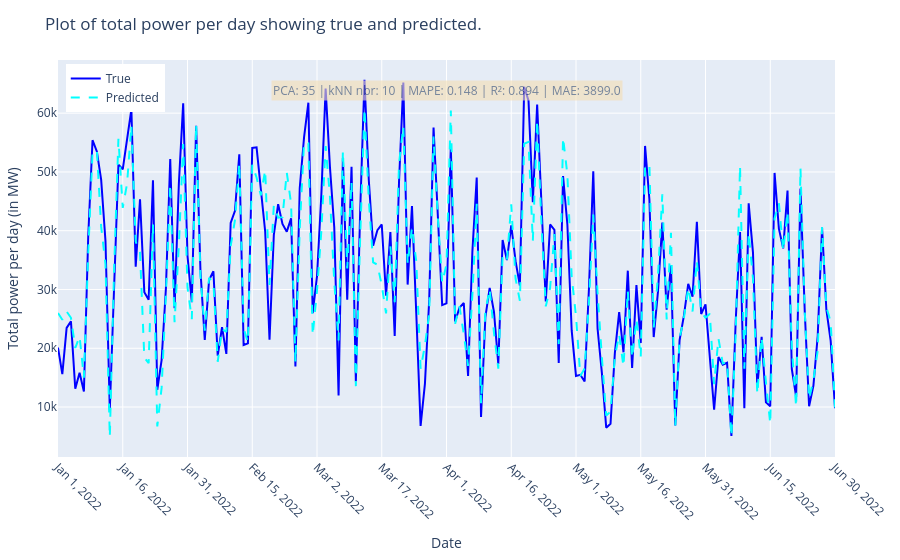
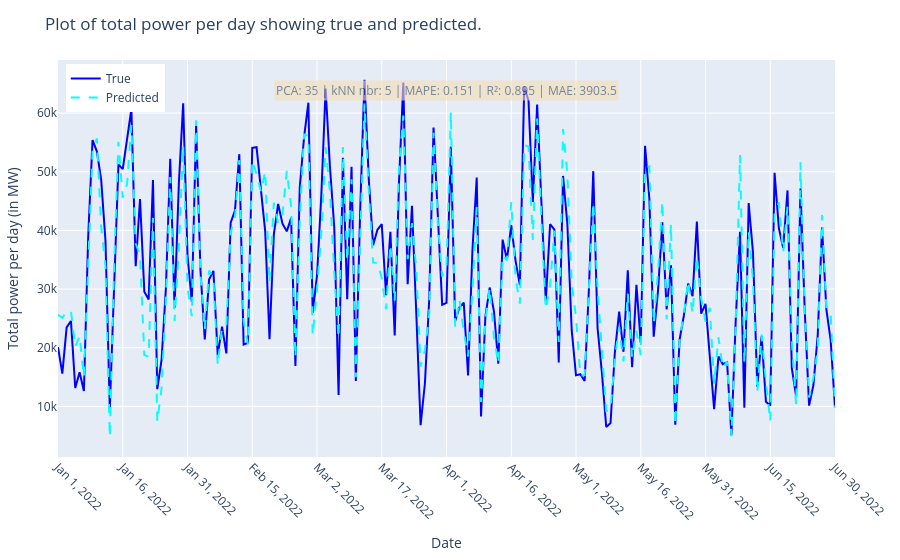
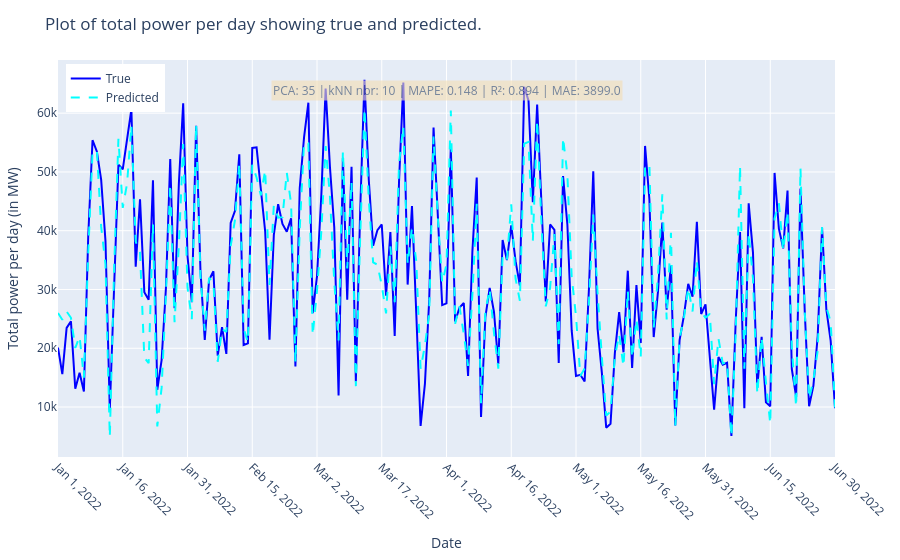

Notebook code for these charts, in order:
### Code cell
cv_multiple.run()

### Figure 1 — Plotly figure (JSON) as saved in the notebook; plotly's stock layout.template omitted (floating-point values rounded to 4 significant figures; data arrays with more than 128 entries replaced by an {"elided": "..."} marker saying what was removed)
{"data": [{"line": {"color": "blue"}, "mode": "lines", "name": "True", "type": "scatter", "x": {"elided": "181 str values"}, "y": {"elided": "181 int values"}}, {"line": {"color": "cyan", "dash": "dash"}, "mode": "lines", "name": "Predicted", "type": "scatter", "x": {"elided": "181 str values"}, "y": {"elided": "181 float values"}}], "layout": {"annotations": [{"align": "left", "bgcolor": "wheat", "font": {"size": 12}, "opacity": 0.6, "showarrow": false, "text": "PCA: 35 | kNN nbr: 10 | MAPE: 0.148 | R²: 0.894 | MAE: 3899.0", "x": 0.5, "xref": "paper", "y": 0.95, "yref": "paper"}], "legend": {"x": 0.01, "y": 0.99}, "margin": {"b": 60, "l": 40, "r": 20, "t": 60}, "title": {"text": "Plot of total power per day showing true and predicted."}, "xaxis": {"tickangle": 45, "tickvals": ["2022-01-01", "2022-01-16", "2022-01-31", "2022-02-15", "2022-03-02", "2022-03-17", "2022-04-01", "2022-04-16", "2022-05-01", "2022-05-16", "2022-05-31", "2022-06-15", "2022-06-30"], "title": {"text": "Date"}}, "yaxis": {"title": {"text": "Total power per day (in MW)"}}}}

### Figure 2 — Plotly figure (JSON) as saved in the notebook; plotly's stock layout.template omitted (floating-point values rounded to 4 significant figures; data arrays with more than 128 entries replaced by an {"elided": "..."} marker saying what was removed)
{"data": [{"line": {"color": "blue"}, "mode": "lines", "name": "True", "type": "scatter", "x": {"elided": "181 str values"}, "y": {"elided": "181 int values"}}, {"line": {"color": "cyan", "dash": "dash"}, "mode": "lines", "name": "Predicted", "type": "scatter", "x": {"elided": "181 str values"}, "y": {"elided": "181 float values"}}], "layout": {"annotations": [{"align": "left", "bgcolor": "wheat", "font": {"size": 12}, "opacity": 0.6, "showarrow": false, "text": "PCA: 35 | kNN nbr: 5 | MAPE: 0.151 | R²: 0.895 | MAE: 3903.5", "x": 0.5, "xref": "paper", "y": 0.95, "yref": "paper"}], "legend": {"x": 0.01, "y": 0.99}, "margin": {"b": 60, "l": 40, "r": 20, "t": 60}, "title": {"text": "Plot of total power per day showing true and predicted."}, "xaxis": {"tickangle": 45, "tickvals": ["2022-01-01", "2022-01-16", "2022-01-31", "2022-02-15", "2022-03-02", "2022-03-17", "2022-04-01", "2022-04-16", "2022-05-01", "2022-05-16", "2022-05-31", "2022-06-15", "2022-06-30"], "title": {"text": "Date"}}, "yaxis": {"title": {"text": "Total power per day (in MW)"}}}}

### Figure 3 — Plotly figure (JSON) as saved in the notebook; plotly's stock layout.template omitted (floating-point values rounded to 4 significant figures; data arrays with more than 128 entries replaced by an {"elided": "..."} marker saying what was removed)
{"data": [{"line": {"color": "blue"}, "mode": "lines", "name": "True", "type": "scatter", "x": {"elided": "181 str values"}, "y": {"elided": "181 int values"}}, {"line": {"color": "cyan", "dash": "dash"}, "mode": "lines", "name": "Predicted", "type": "scatter", "x": {"elided": "181 str values"}, "y": {"elided": "181 float values"}}], "layout": {"annotations": [{"align": "left", "bgcolor": "wheat", "font": {"size": 12}, "opacity": 0.6, "showarrow": false, "text": "PCA: 35 | kNN nbr: 10 | MAPE: 0.148 | R²: 0.894 | MAE: 3899.0", "x": 0.5, "xref": "paper", "y": 0.95, "yref": "paper"}], "legend": {"x": 0.01, "y": 0.99}, "margin": {"b": 60, "l": 40, "r": 20, "t": 60}, "title": {"text": "Plot of total power per day showing true and predicted."}, "xaxis": {"tickangle": 45, "tickvals": ["2022-01-01", "2022-01-16", "2022-01-31", "2022-02-15", "2022-03-02", "2022-03-17", "2022-04-01", "2022-04-16", "2022-05-01", "2022-05-16", "2022-05-31", "2022-06-15", "2022-06-30"], "title": {"text": "Date"}}, "yaxis": {"title": {"text": "Total power per day (in MW)"}}}}
